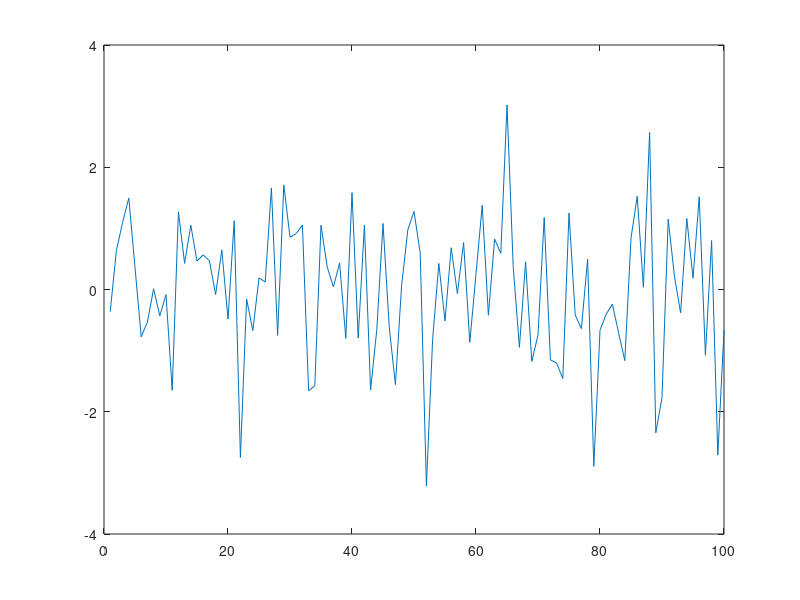

The MATLAB source for this figure:
% script file to simulate a white noise series with 100 observations
% normally distributed with zero mean and unit variance

y = randn(100,1);
plot(y)
